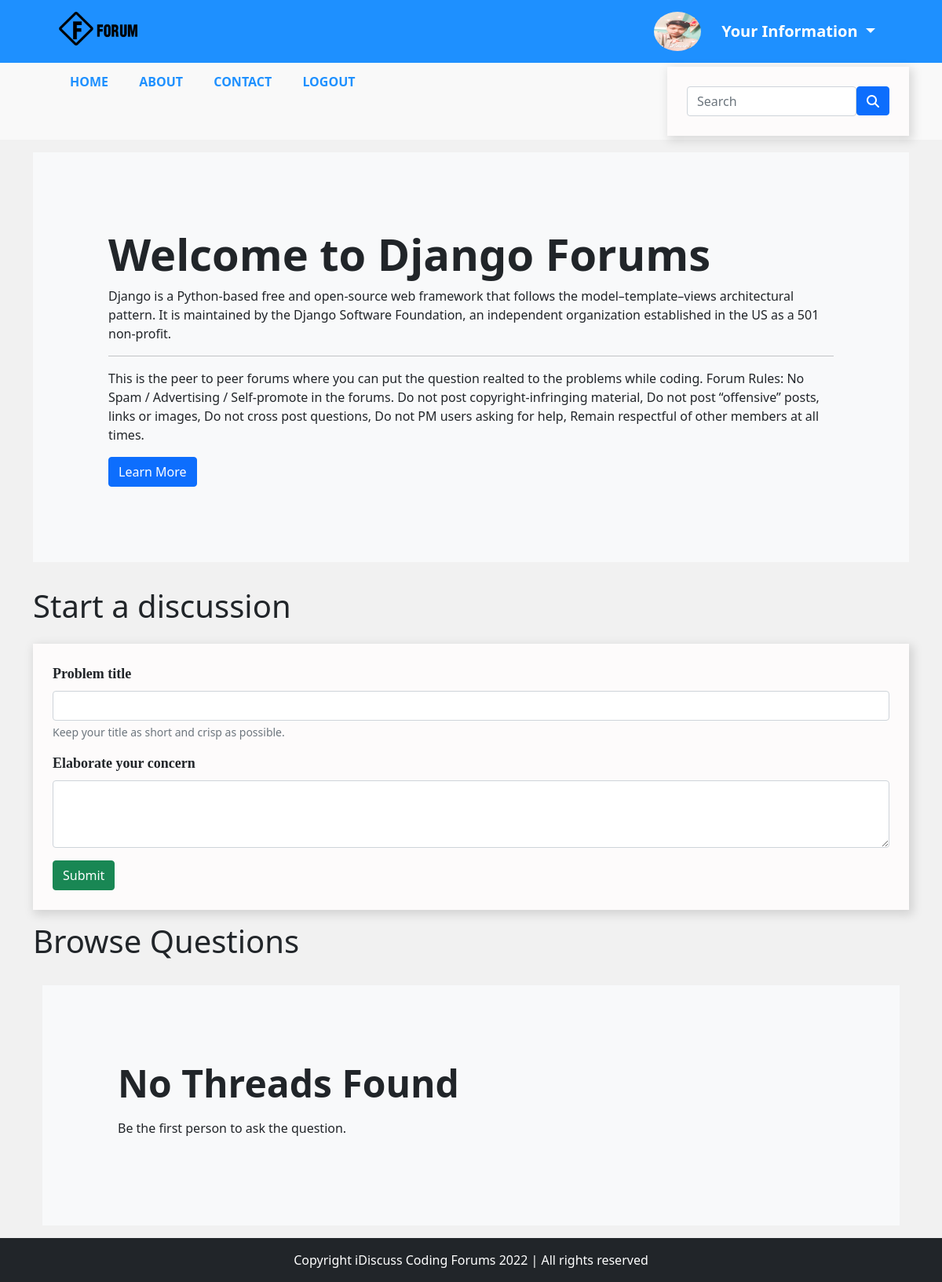
The app's page /threadlist.php?catid=3&loggedin=true (signed in) with its own data.
### tables this page shows
CREATE TABLE `categories` (
  `category_id` int(8) NOT NULL,
  `category_name` varchar(255) NOT NULL,
  `category_description` varchar(255) NOT NULL,
  `category_img` varchar(200) NOT NULL,
  `created` datetime NOT NULL DEFAULT current_timestamp()
);

### threadlist.php (the view, shortened to what this page needs)
<!doctype html>
<html lang="en">
<head>
    <link href="https://cdn.jsdelivr.net/npm/bootstrap@5.1.3/dist/css/bootstrap.min.css" rel="stylesheet">
</head>
<body>
    <?php include 'partials/_dbconnect.php'; ?>
    <?php
    if(isset($_GET['loggedin']) && $_GET['loggedin'] == true){
        include 'partials/_header.php';
    }else{
        include 'partials/_header1.php';
    }
    ?>
    <?php
    $id = $_GET['catid'];
    $sql = 'SELECT * FROM `categories` WHERE category_id=' . $id . '';
    $result = mysqli_query($conn, $sql);
    while ($row = mysqli_fetch_assoc($result)) {
        $catname = $row['category_name'];
        $catdesc = $row['category_description'];
    }
    ?>
    <div class="container my-3">
        <div class="container-fluid bg-light text-dark p-5">
            <div class="container bg-light p-5">
                <h1 class="display-4 fw-bold ">Welcome to <?php echo $catname; ?> Forums</h1>
                <p><?php echo $catdesc; ?></p>
                <hr>
                <p>This is the peer to peer forums where you can put the question realted to the problems while coding.
                    Forum Rules:
                    No Spam / Advertising / Self-promote in the forums.
                    Do not post copyright-infringing material,
                    Do not post “offensive” posts, links or images,
                    Do not cross post questions,
                    Do not PM users asking for help,
                    Remain respectful of other members at all times.
                </p>
                <a href="#" class="btn btn-primary">Learn More</a>
            </div>
        </div>
    </div>
    <?php
    if (isset($_SESSION['loggedin'])  && $_SESSION['loggedin'] == true) {
        echo   ' <div class="container">
    <h1 class="py-3">Start a discussion</h1>
   <form action="' . $_SERVER["REQUEST_URI"] . '" method="POST">
        <div class="mb-3">
            <label for="exampleInputEmail1" class="form-label">Problem title</label>
            <input type="text" class="form-control" id="title" name="title" aria-describedby="title">
            <div id="emailHelp" class="form-text">Keep your title as short and crisp as possible.</div>
        </div>
        <div class="mb-3">
            <label for="exampleFormControlTextarea1" class="form-label">Elaborate your concern</label>
            <textarea class="form-control" id="desc" name="desc" rows="3"></textarea>
            <input type="hidden" name="sno" value="' . $_SESSION["userid"] . '">
        </div>
        <button type="submit" class="btn btn-success">Submit</button>
    </form>
</div>';
    } else {
        echo '
        <div class="container">
        <h1 class="py-3">Start a discussion</h1>
        <p class="lead">You are not logged in. Please login to be able to start a discussion.</p>
    </div>';
    }
    ?>
    <div class="container" id="ques">
        <h1 class="py-3">Browse Questions</h1>
        <?php
        $noResult = true;
        if ($noResult) {
            echo '<div class="container my-3">
            <div class="container-fluid bg-light text-dark p-5">
                <div class="container bg-light p-5">
                    <p class="display-5 fw-bold">No Threads Found</p>
                    <p><?php  echo $catdesc; ?></p>
        <p>Be the first person to ask the question.
        </p>
    </div>
    </div>
    </div>';
        }
?>
    </div>
</body>
</html>
<?php include 'partials/_footer.php'; ?>

### partials/_header.php (shortened to what this page needs)
<!doctype html>
<html lang="en">
<head>
    <link href="https://cdn.jsdelivr.net/npm/bootstrap@5.1.3/dist/css/bootstrap.min.css" rel="stylesheet">
    <link rel="stylesheet" href="style.css">
</head>
<body>
    <div class="header-admin">
        <div class="container">
            <div class="row">
                <div class="col-md-2">
                    <img src="/forum/admin/upload/logo.png" alt="" class="logo">
                </div>
                <div class="offset-md-6 col-md-4">
                    <?php
                    include '_dbconnect.php';
                    $userid = $_SESSION['userid'];
                    $sql1 = "SELECT * FROM adminuser WHERE id = $userid";
                    $result1 = mysqli_query($conn, $sql1);
                    if (mysqli_num_rows($result1)) {
                        $row = mysqli_fetch_assoc($result1);
                    ?>
                        <img src="admin/upload/<?php echo $row['user_image'] ?>" style="height: 50px; width: 60px; border-radius: 50%;" alt="">
                        <div class="dropdown" style="display: inline-block;">
                            <button style="margin-left: 10px; background: none; outline: none; border: none; font-size: 20px; font-weight: bold;" class="btn btn-secondary dropdown-toggle" type="button" id="dropdownMenuButton2" data-bs-toggle="dropdown" aria-expanded="false">
                                Your Information
                            </button>
                        </div>
                    <?php
                    }
                    ?>
                </div>
            </div>
        </div>
    </div>
    <div id="admin-menubar" style="padding: 5px;">
        <div class="container">
            <div class="row">
                <div class="col-md-8">
                    <ul class="admin-menu">
                        <li> <a href="index.php?loggedin=true">Home</a> </li>
                        <li> <a href="about.php?loggedin=true">About</a> </li>
                        <li> <a href="contact.php?loggedin=true">Contact</a> </li>
                        <?php
                        if (isset($_SESSION['loggedin']) && $_SESSION['loggedin'] == "true") {
                            echo '<li> <a href="partials/_logout.php">Logout</a> </li>';
                        }
                        ?>
                    </ul>
                </div>
                <div class="col-md-4">
                <div class="input-group ps-5">
                    <?php
                   echo  '<form  method="GET" action="search.php" style="display: inherit;">
                            <div id="navbar-search" style="height: auto; display: inherit;" class="form-outline">
                                <input name="search" type="search" id="form1" placeholder="Search" class="form-control" />
                            </div>
                            <button type="submit" style="height: 37px;" class="btn btn-primary">
                                <i class="fas fa-search"></i>
                            </button>
                        </div>
                    </form>';
                    ?>
                </div>
            </div>
        </div>
    </div>

### admin/style.css (style rules this page uses)
body { background: #f1f1f1; }
form { background: rgb(253, 251, 251); padding: 25px; box-shadow: 3px 4px 12px 2px rgba(0, 0, 0, 0.13); }
label { font-weight: bold; font-size: 18px; font-family: cascadia code; }

### threadlist.php (style rules this page uses)
#ques { min-height: 400px; }

### partials/_header.php (style rules this page uses)
.header-admin { width: 100%; background: #1e90ff; text-align: center; padding: 15px; }
.logo { display: inline-block; width: 60%; }
#admin-menubar { width: 100%; background: #f9f9f9; }
#admin-menubar .admin-menu { margin-bottom: 0px; }
#admin-menubar li { display: inline-block; margin: 0 5px 0 0; }
#admin-menubar .admin-menu li a { color: #1e90ff; font-size: 16px; font-weight: bold; text-decoration: none; text-transform: uppercase; padding: 7px 15px; display: block; transition: all 0.3s; cursor: pointer; }

### records on screen
categories: category_name "Django", category_description "Django is a Python-based free and open-source web framework that follows the model–template–views architectural pattern. It is maintained by the Django Software Foundation, an independent organization established in the US as a 501 non-profit."
